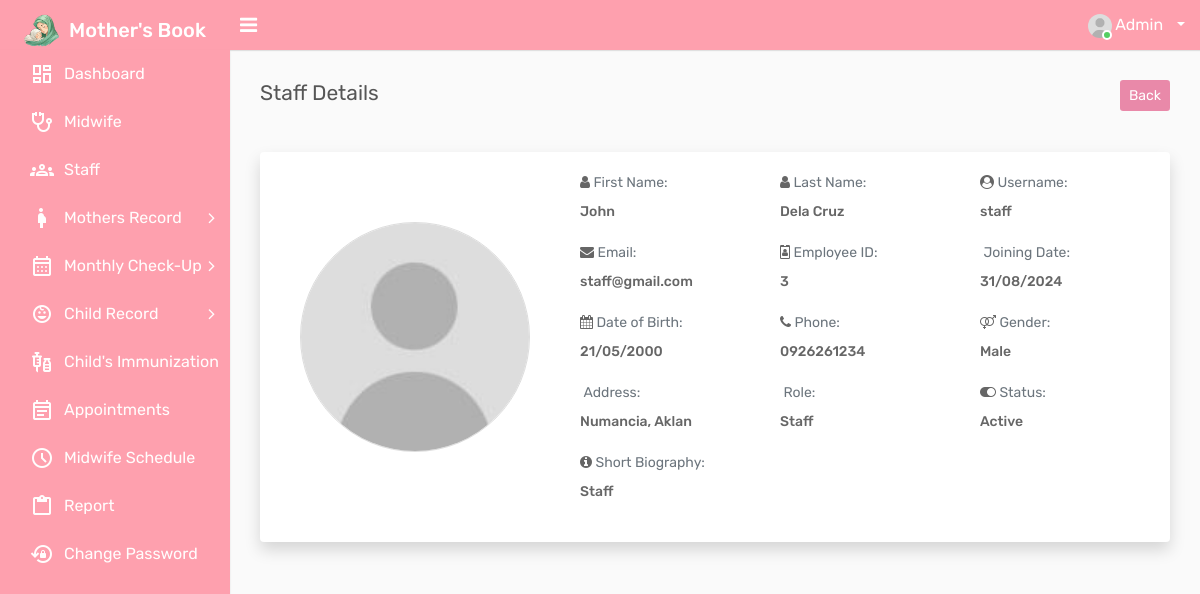
The app's page /login/system/view-employee.php?id=10 (signed in) with its own data.
### tables this page shows
CREATE TABLE `tbl_employee` (
  `id` int(11) NOT NULL,
  `first_name` varchar(250) NOT NULL,
  `last_name` varchar(250) NOT NULL,
  `username` varchar(250) NOT NULL,
  `emailid` varchar(250) NOT NULL,
  `password` varchar(255) NOT NULL,
  `new_password` varchar(255) NOT NULL,
  `confirm_password` varchar(255) NOT NULL,
  `dob` varchar(50) NOT NULL,
  `gender` varchar(10) NOT NULL,
  `address` text NOT NULL,
  `bio` text NOT NULL,
  `employee_id` varchar(250) NOT NULL,
  `joining_date` varchar(250) NOT NULL,
  `phone` varchar(10) NOT NULL,
  `role` varchar(50) NOT NULL COMMENT '1=Admin, 2=Midwife, 3=Staff',
  `status` tinyint(4) NOT NULL COMMENT '1=Active, 0=Inactive',
  `created_at` timestamp NOT NULL DEFAULT current_timestamp() ON UPDATE current_timestamp(),
  `pic` varchar(255) NOT NULL
);

CREATE TABLE `tbl_role` (
  `id` int(11) NOT NULL,
  `title` varchar(100) NOT NULL,
  `role` tinyint(4) NOT NULL,
  `created_at` timestamp NOT NULL DEFAULT current_timestamp() ON UPDATE current_timestamp()
);

### login/system/view-employee.php (the view, shortened to what this page needs)
<?php
include('header.php');
include('includes/connection.php');
$id = $_GET['id'];
$fetch_query = mysqli_query($connection, "SELECT * FROM tbl_employee WHERE id='$id'");
$row = mysqli_fetch_array($fetch_query);
?>
<div class="page-wrapper">
    <div class="content">
        <div class="row">
            <div class="col-sm-4">
                <h4 class="page-title">Staff Details</h4>
            </div>
            <div class="col-sm-8 text-right m-b-20">
                <a href="employees.php" class="btn btn-primary btn-sm float-right">Back</a>
            </div>
        </div><br>
        <div class="row">
            <div class="col-lg-12">
                <div class="card shadow">
                    <div class="card-body">
                        <div class="row">
                            <div class="col-md-4 text-center mb-4">
                            <div style="width: 230px; height: 230px; border-radius: 50%; overflow: hidden; border: 1px solid #ddd; margin: 50px auto 0;">
                            <img src="<?php echo !empty($row['pic']) ? 'assets/img/logo/employee/' . $row['pic'] : 'assets/img/logo/employee/user.jpg'; ?>"
                                         alt="Profile Picture"
                                         class="img-fluid"
                                         style="width: 100%; height: 100%; object-fit: cover;">
                                </div>
                            </div>
                            <div class="col-md-8">
                                <div class="row">
                                    <div class="col-sm-4 mb-1">
                                        <i class="fa fa-user"></i>
                                        <label class="text-muted" style="font-size: 14px;">First Name:</label>
                                        <p style="font-size: 14px; font-weight: 500;"><?php echo $row['first_name']; ?></p>
                                    </div>
                                    <div class="col-sm-4 mb-1">
                                        <i class="fa fa-user"></i>
                                        <label class="text-muted" style="font-size: 14px;">Last Name:</label>
                                        <p style="font-size: 14px; font-weight: 500;"><?php echo $row['last_name']; ?></p>
                                    </div>
                                    <div class="col-sm-4 mb-1">
                                        <i class="fa fa-user-circle"></i>
                                        <label class="text-muted" style="font-size: 14px;">Username:</label>
                                        <p style="font-size: 14px; font-weight: 500;"><?php echo $row['username']; ?></p>
                                    </div>
                                    <div class="col-sm-4 mb-1">
                                        <i class="fa fa-envelope"></i>
                                        <label class="text-muted" style="font-size: 14px;">Email:</label>
                                        <p style="font-size: 14px; font-weight: 500;"><?php echo $row['emailid']; ?></p>
                                    </div>
                                    <div class="col-sm-4 mb-1">
                                        <i class="fa fa-id-badge"></i>
                                        <label class="text-muted" style="font-size: 14px;">Employee ID:</label>
                                        <p style="font-size: 14px; font-weight: 500;"><?php echo $row['employee_id']; ?></p>
                                    </div>
                                    <div class="col-sm-4 mb-1">
                                        <label class="text-muted" style="font-size: 14px;">Joining Date:</label>
                                        <p style="font-size: 14px; font-weight: 500;"><?php echo $row['joining_date']; ?></p>
                                    </div>
                                    <div class="col-sm-4 mb-1">
                                        <i class="fa fa-calendar"></i>
                                        <label class="text-muted" style="font-size: 14px;">Date of Birth:</label>
                                        <p style="font-size: 14px; font-weight: 500;"><?php echo $row['dob']; ?></p>
                                    </div>
                                    <div class="col-sm-4 mb-1">
                                        <i class="fa fa-phone"></i>
                                        <label class="text-muted" style="font-size: 14px;">Phone:</label>
                                        <p style="font-size: 14px; font-weight: 500;"><?php echo $row['phone']; ?></p>
                                    </div>
                                    <div class="col-sm-4 mb-1">
                                        <i class="fa fa-venus-mars"></i>
                                        <label class="text-muted" style="font-size: 14px;">Gender:</label>
                                        <p style="font-size: 14px; font-weight: 500;"><?php echo $row['gender']; ?></p>
                                    </div>
                                    <div class="col-sm-4 mb-1">
                                        <label class="text-muted" style="font-size: 14px;">Address:</label>
                                        <p style="font-size: 14px; font-weight: 500;"><?php echo $row['address']; ?></p>
                                    </div>
                                    <div class="col-md-4 mb-1">
                                        <label class="text-muted" style="font-size: 14px;">Role:</label>
                                        <p style="font-size: 14px; font-weight: 500;">
                                            <?php
                                                $role_query = mysqli_query($connection, "SELECT title FROM tbl_role WHERE role='".$row['role']."'");
                                                if ($role_query && mysqli_num_rows($role_query) > 0) {
                                                    $role_row = mysqli_fetch_array($role_query);
                                                    echo $role_row['title'];
                                                } else {
                                                    echo "Admin";
                                                }
                                            ?>
                                        </p>
                                    </div>
                                    <div class="col-sm-4 mb-1">
                                        <i class="fa fa-toggle-on"></i>
                                        <label class="text-muted" style="font-size: 14px;">Status:</label>
                                        <p style="font-size: 14px; font-weight: 500;"><?php echo $row['status'] == 1 ? 'Active' : 'Inactive'; ?></p>
                                    </div>
                                    <div class="col-sm-12 mb-1">
                                        <i class="fa fa-info-circle"></i>
                                        <label class="text-muted" style="font-size: 14px;">Short Biography:</label>
                                        <p style="font-size: 14px; font-weight: 500;"><?php echo $row['bio']; ?></p>
                                    </div>
                                </div>
                            </div>
                        </div>
                    </div>
                </div>
            </div>
        </div>
    </div>
</div>
<?php
include('footer.php');
?>

### login/system/header.php (shortened to what this page needs)
<!DOCTYPE html>
<html lang="en">
<head>
    <link rel="stylesheet" type="text/css" href="assets/css/bootstrap.min.css">
    <link rel="stylesheet" type="text/css" href="assets/css/font-awesome.min.css">
    <link rel="stylesheet" type="text/css" href="assets/css/select2.min.css">
    <link rel="stylesheet" type="text/css" href="assets/css/bootstrap-datetimepicker.min.css">
    <link rel="stylesheet" type="text/css" href="https://cdn.datatables.net/1.13.4/css/jquery.dataTables.min.css">
    <link rel="stylesheet" type="text/css" href="assets/css/style.css">
</head>
<body>
    <div class="main-wrapper">
        <div class="header">
            <div class="header-left">
                <a href="dashboard.php" class="logo">
                    <img src="assets/img/logo/lg.png" width="35" height="35" alt=""> <span>Mother's Book</span>
                </a>
            </div>
            <a id="toggle_btn" href="javascript:void(0);"><i class="fa fa-bars"></i></a>
            <ul class="nav user-menu float-right">
                <li class="nav-item dropdown has-arrow">
                    <a href="#" class="dropdown-toggle nav-link user-link" data-toggle="dropdown">
                        <span class="user-img">
                        <img src="<?php echo !empty($row['pic']) ? 'assets/img/logo/employee/' . $row['pic'] : 'assets/img/logo/employee/user.jpg'; ?>" class="rounded-circle" src="assets/img/user.jpg" width="24" alt="Admin">
                            <span class="status online"></span>
                        </span>
                        <?php if($_SESSION['role'] == 1) { ?>
                            <span>Admin</span>
                        <?php } else { ?>
                            <span><?php echo $_SESSION['name']; ?></span>
                        <?php } ?>
                    </a>
                </li>
            </ul>
        </div>
        <div class="sidebar" id="sidebar">
            <div class="sidebar-inner slimscroll">
                <div id="sidebar-menu" class="sidebar-menu">
                    <?php if ($_SESSION['role'] == 1) { ?>
                        <ul>
                            <li class="active">
                                <a href="dashboard.php"><span class="material-symbols-outlined">dashboard</span><span>Dashboard</span></a>
                            </li>
                            <li>
                                <a href="doctors.php"><span class="material-symbols-outlined">stethoscope</span><span>Midwife</span></a>
                            </li>
                            <li><a href="employees.php"><span class="material-symbols-outlined">groups</span><span>Staff</span></a></li>
                            <li>
                                <a href="javascript:void(0);">
                                <span class="material-symbols-outlined">pregnant_woman</span>
                                    <span>Mothers Record</span>
                                    <span class="menu-arrow"></span>
                                </a>
                            </li>
                            <li>
                                <a href="javascript:void(0);">
                                <span class="material-symbols-outlined">calendar_month</span><span>Monthly Check-Up</span>
                                    <span class="menu-arrow"></span>
                                </a>
                    </li>
                            <li>
                                <a href="javascript:void(0);">
                                <span class="material-symbols-outlined">child_care</span><span>Child Record</span>
                                    <span class="menu-arrow"></span>
                                </a>
                            </li>
                            <li><a href="baby-immunization.php"><span class="material-symbols-outlined">vaccines</span><span>Child's Immunization</span></a></li>
                            <li><a href="appointments.php"><span class="material-symbols-outlined">event_note</span></i> <span>Appointments</span></a></li>
                            <li><a href="schedule.php"><span class="material-symbols-outlined">schedule</span> <span>Midwife Schedule</span></a></li>
                            <li><a href="report.php"><span class="material-symbols-outlined">content_paste</span><span>Report</span></a></li>
                            <li><a href="change-password.php"><span class="material-symbols-outlined">lock_reset</span><span>Change Password</span></a></li>
                        </ul>
            <?php } ?>
                </div>
            </div>
        </div>
    </div>
</body>
</html>

### login/system/footer.php (shortened to what this page needs)
</body>
</html>

### records on screen
tbl_employee: first_name "John", last_name "Dela Cruz", username "staff", emailid "staff@gmail.com", employee "3", joining_date "31/08/2024", dob "21/05/2000", phone "0926261234", gender "Male", address "Numancia, Aklan", bio "Staff"
tbl_role: title "Staff"
